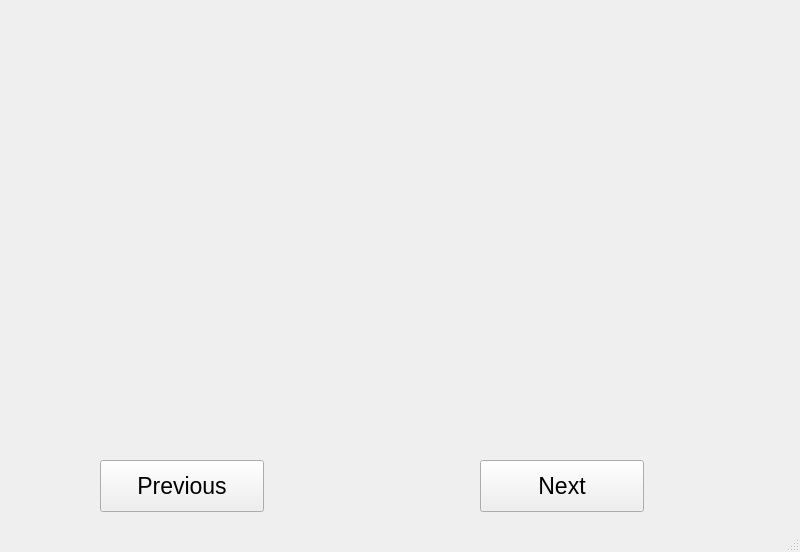
<?xml version="1.0" encoding="UTF-8"?>
<ui version="4.0">
 <class>MainWindow</class>
 <widget class="QMainWindow" name="MainWindow">
  <property name="geometry">
   <rect>
    <x>0</x>
    <y>0</y>
    <width>800</width>
    <height>552</height>
   </rect>
  </property>
  <property name="windowTitle">
   <string>MainWindow</string>
  </property>
  <widget class="QWidget" name="centralwidget">
   <widget class="QPushButton" name="pushButton">
    <property name="geometry">
     <rect>
      <x>100</x>
      <y>460</y>
      <width>164</width>
      <height>52</height>
     </rect>
    </property>
    <property name="font">
     <font>
      <pointsize>17</pointsize>
     </font>
    </property>
    <property name="text">
     <string>Previous</string>
    </property>
   </widget>
   <widget class="QPushButton" name="pushButton_2">
    <property name="geometry">
     <rect>
      <x>480</x>
      <y>460</y>
      <width>164</width>
      <height>52</height>
     </rect>
    </property>
    <property name="font">
     <font>
      <pointsize>17</pointsize>
     </font>
    </property>
    <property name="text">
     <string>Next</string>
    </property>
   </widget>
  </widget>
  <widget class="QMenuBar" name="menubar">
   <property name="geometry">
    <rect>
     <x>0</x>
     <y>0</y>
     <width>800</width>
     <height>22</height>
    </rect>
   </property>
  </widget>
  <widget class="QStatusBar" name="statusbar"/>
 </widget>
 <resources/>
 <connections/>
</ui>
